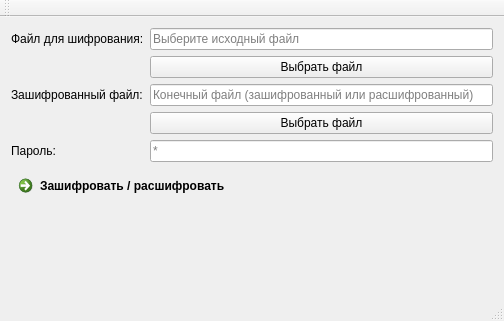
<?xml version="1.0" encoding="UTF-8"?>
<ui version="4.0">
 <class>MainWindow</class>
 <widget class="QMainWindow" name="MainWindow">
  <property name="geometry">
   <rect>
    <x>0</x>
    <y>0</y>
    <width>504</width>
    <height>321</height>
   </rect>
  </property>
  <property name="windowTitle">
   <string>Шифрование файлов</string>
  </property>
  <widget class="QWidget" name="centralWidget">
   <layout class="QFormLayout" name="formLayout">
    <item row="0" column="0">
     <widget class="QLabel" name="label">
      <property name="text">
       <string>Файл для шифрования:</string>
      </property>
     </widget>
    </item>
    <item row="0" column="1">
     <widget class="QLineEdit" name="srcFileEdit">
      <property name="placeholderText">
       <string>Выберите исходный файл</string>
      </property>
     </widget>
    </item>
    <item row="1" column="1">
     <widget class="QPushButton" name="chooseSrcFileButton">
      <property name="text">
       <string>Выбрать файл</string>
      </property>
     </widget>
    </item>
    <item row="2" column="0">
     <widget class="QLabel" name="label_2">
      <property name="text">
       <string>Зашифрованный файл:</string>
      </property>
     </widget>
    </item>
    <item row="2" column="1">
     <widget class="QLineEdit" name="dstFileEdit">
      <property name="placeholderText">
       <string>Конечный файл (зашифрованный или расшифрованный)</string>
      </property>
     </widget>
    </item>
    <item row="3" column="1">
     <widget class="QPushButton" name="chooseDstFileButton">
      <property name="text">
       <string>Выбрать файл</string>
      </property>
     </widget>
    </item>
    <item row="4" column="0">
     <widget class="QLabel" name="label_3">
      <property name="text">
       <string>Пароль:</string>
      </property>
     </widget>
    </item>
    <item row="4" column="1">
     <widget class="QLineEdit" name="passwordEdit">
      <property name="placeholderText">
       <string>*</string>
      </property>
     </widget>
    </item>
    <item row="6" column="0" colspan="2">
     <widget class="QCommandLinkButton" name="encodeDecodeButton">
      <property name="text">
       <string>Зашифровать / расшифровать</string>
      </property>
     </widget>
    </item>
   </layout>
  </widget>
  <widget class="QMenuBar" name="menuBar">
   <property name="geometry">
    <rect>
     <x>0</x>
     <y>0</y>
     <width>504</width>
     <height>21</height>
    </rect>
   </property>
  </widget>
  <widget class="QToolBar" name="mainToolBar">
   <attribute name="toolBarArea">
    <enum>TopToolBarArea</enum>
   </attribute>
   <attribute name="toolBarBreak">
    <bool>false</bool>
   </attribute>
  </widget>
  <widget class="QStatusBar" name="statusBar"/>
 </widget>
 <layoutdefault spacing="6" margin="11"/>
 <resources/>
 <connections/>
</ui>
